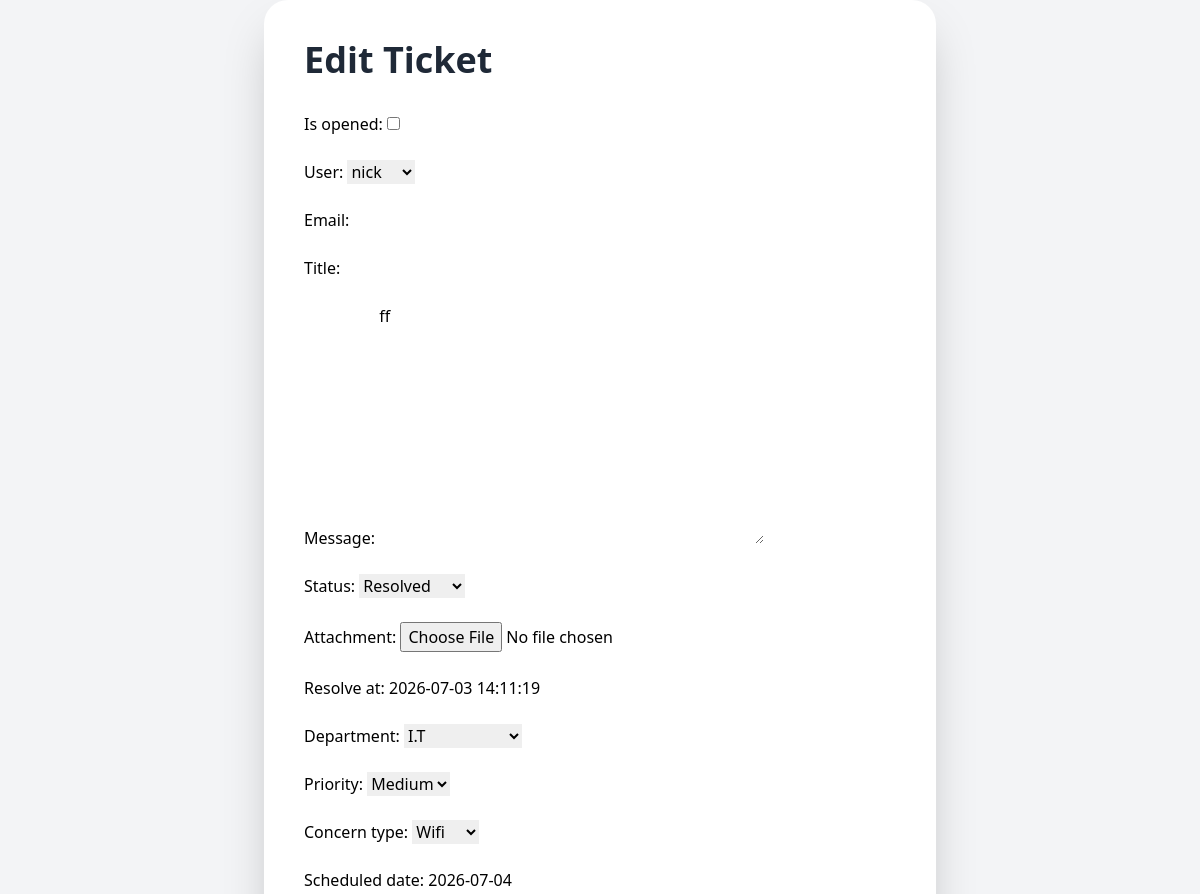
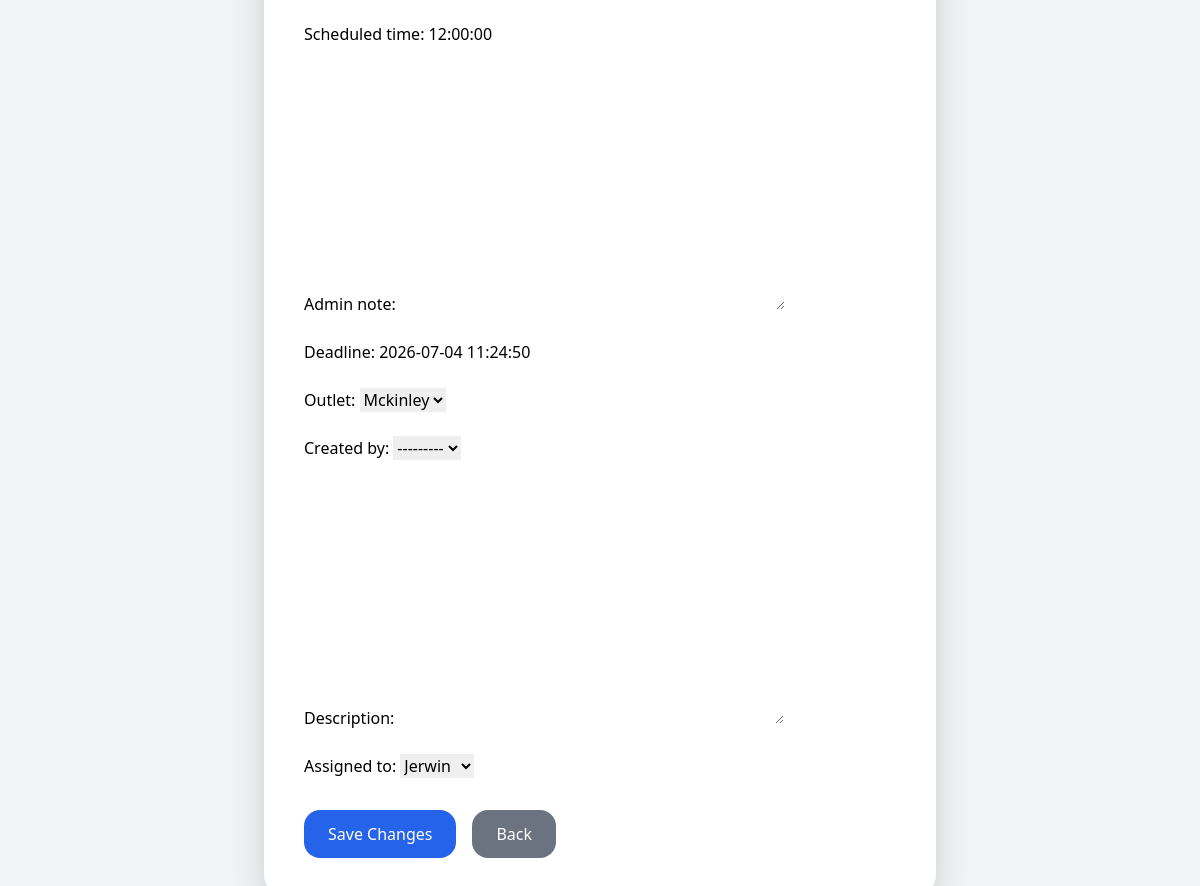
Screenshot of /edit/16/ with the database file from the repository (2 pictures, top to bottom).
### tickets/models.py (models this page shows, shortened)
class Ticket(models.Model):
    status_choices = [
    ('pending', 'Pending'),
    ('progress', 'In Progress'),
    ('resolved', 'Resolved'),
    ]
    PRIORITY_CHOICES = [
    ('Low', 'Low'),
    ('Medium', 'Medium'),
    ('High', 'High'),
    ]
    is_opened = models.BooleanField(default=False)
    user = models.ForeignKey(User, on_delete=models.CASCADE, null=True, blank=True)
    email = models.EmailField()
    title = models.CharField(max_length=100)
    message = models.TextField()
    status = models.CharField(max_length=20,choices=status_choices, default='pending')
    attachment = models.FileField(upload_to='tickets/', null=True, blank=True)
    created_at = models.DateTimeField(auto_now_add=True)
    resolve_at = models.DateTimeField(null=True, blank=True)
    department = models.ForeignKey(Department, on_delete=models.CASCADE, related_name="tickets", null=True, blank=True)
    priority = models.CharField(max_length=20, choices=PRIORITY_CHOICES, default='Medium')
    concern_type = models.ForeignKey(ConcernType, on_delete=models.SET_NULL, null=True, blank=True)
    scheduled_date = models.DateField(null=True, blank=True)
    scheduled_time = models.TimeField(null=True, blank=True)
    admin_note = models.TextField(blank=True, null=True)
    deadline = models.DateTimeField(null=True, blank=True)
    outlet = models.ForeignKey(
    Outlet,
    on_delete=models.SET_NULL,
    null=True,
    blank=True,)
    outlet_ticket_no = models.PositiveIntegerField(
        editable=False,
        null=True,
        blank=True
    )
    created_by = models.ForeignKey(
        User,
        on_delete=models.SET_NULL,
        null=True,
        blank=True,
        related_name="created_tickets"
    )
    description = models.TextField()
    assigned_to = models.ForeignKey(
        Technician,
        on_delete=models.SET_NULL,
        null=True,
        blank=True
        )

### tickets/views/tickets.py (the view)
# urls.py: path('edit/<int:id>/', views.edit_ticket, name='edit_ticket'),
def edit_ticket(request, id):
    ticket = get_object_or_404(Ticket, id=id)
    if request.method == "POST":
        form = TicketForm(request.POST, request.FILES, instance=ticket)
        if form.is_valid():
            form.save()
            return redirect('admin_dashboard')
    else:
        form = TicketForm(instance=ticket)
    return render(request, 'edit_ticket.html', {'form': form, 'ticket': ticket})

### tickets/form.py
class TicketForm(forms.ModelForm):
    class Meta:
        model = Ticket
        fields = '__all__'

### tickets/models.py (called while the page is built)
    def __str__(self):
        return self.name

    def __str__(self):
        return self.name

    def __str__(self):
        return self.full_name

    def __str__(self):
        return self.name

### tickets/templates/edit_ticket.html (shortened to what this page needs)
<!DOCTYPE html>
<html>
<head>
    <script src="https://cdn.tailwindcss.com"></script>
</head>
<body class="bg-gray-100 min-h-screen flex items-center justify-center">
    <div class="bg-white p-10 rounded-3xl shadow-2xl w-full max-w-2xl">
        <h1 class="text-4xl font-bold mb-8 text-gray-800">
            Edit Ticket
        </h1>
        <form method="POST" enctype="multipart/form-data">
            <div class="space-y-6">
                {{ form.as_p }}
            </div>
            <div class="mt-8 flex gap-4">
                <button
                    type="submit"
                    class="bg-blue-600 hover:bg-blue-700 text-white px-6 py-3 rounded-2xl transition"
                >
                    Save Changes
                </button>
                <a
                    href="{% url 'admin_dashboard' %}"
                    class="bg-gray-500 hover:bg-gray-600 text-white px-6 py-3 rounded-2xl transition"
                >
                    Back
                </a>
            </div>
        </form>
    </div>
</body>
</html>

### rows the page displays
Ticket: user "nick", message "ff", status "Resolved", resolve_at "2026-07-03 14:11:19", department "I.T", priority "Medium", concern_type "Wifi", scheduled_date "2026-07-04", scheduled_time "12:00:00", deadline "2026-07-04 11:24:50", outlet "Mckinley", created_by "---------", assigned_to "Jerwin"
